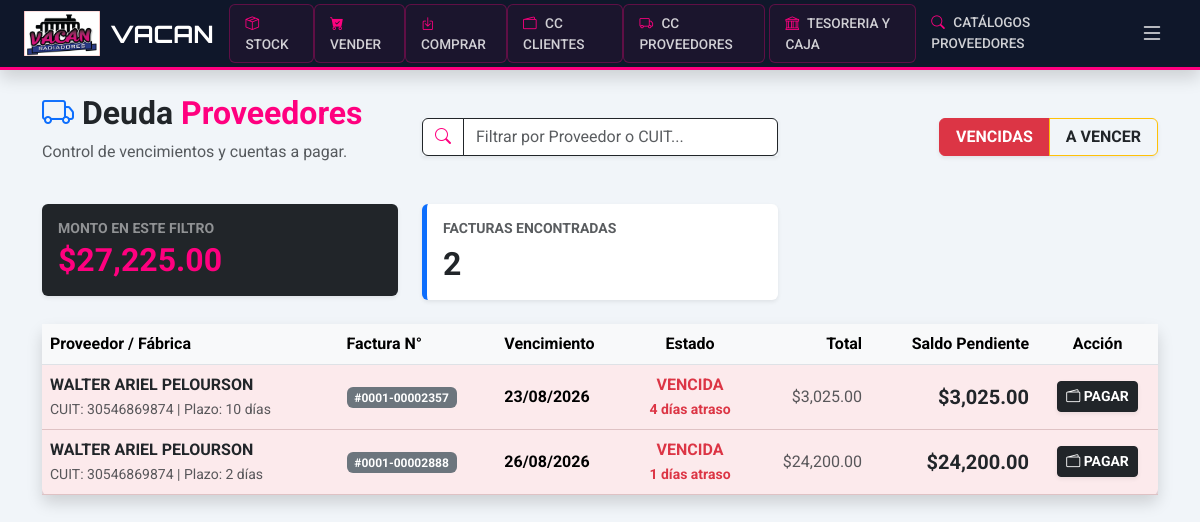
/admin/reportes/deudas-proveedores (signed in), run on the app's committed database.
### app/models.py (models this page shows)
class Proveedor(db.Model):
    id = db.Column(db.Integer, primary_key=True)
    razon_social = db.Column(db.String(150), nullable=False)
    cuit = db.Column(db.String(20), unique=True)
    condicion_iva = db.Column(db.String(50))
    direccion = db.Column(db.String(200))
    telefono = db.Column(db.String(50))
    iibb = db.Column(db.String(50))
    activo = db.Column(db.Boolean, default=True)
    compras = db.relationship('Compra', back_populates='proveedor')
    movimientos_p = db.relationship('MovimientoCtaCteProveedor', back_populates='proveedor')

class Compra(db.Model):
    id = db.Column(db.Integer, primary_key=True)
    fecha = db.Column(db.DateTime, default=get_argentina_time)
    tipo_comprobante = db.Column(db.String(20), default='FACTURA') # 'FACTURA', 'NC', 'ND'
    nro_factura = db.Column(db.String(50))
    subtotal = db.Column(db.Float, default=0.0)
    iva_porcentaje = db.Column(db.Float, default=21.0) # 21%, 10.5%, etc.
    impuestos_monto = db.Column(db.Float, default=0.0) # Percepciones IIBB, Gananc
    total = db.Column(db.Float, nullable=False)
    plazo_pago = db.Column(db.Integer, default=30)
    margen_sugerido = db.Column(db.Float, default=30.0) # Porcentaje (ej: 35.5)
    total_pagado = db.Column(db.Float, default=0.0)
    esta_pagada = db.Column(db.Boolean, default=False)
    proveedor_id = db.Column(db.Integer, db.ForeignKey('proveedor.id'), nullable=False)
    proveedor = db.relationship('Proveedor', back_populates='compras')
    detalles = db.relationship('DetalleCompra', back_populates='compra', cascade="all, delete-orphan")
    movimiento_cta = db.relationship('MovimientoCtaCteProveedor', back_populates='compra', uselist=False)
    @property
    def saldo_pendiente(self):
        return round(self.total - self.total_pagado, 2)
    @property
    def fecha_vencimiento(self):
        from datetime import timedelta
        return (self.fecha + timedelta(days=self.plazo_pago)).date()

### app/routes/admin.py (the view)
@admin_bp.route('/reportes/deudas-proveedores')
@login_required
@roles_required('admin', 'superadmin')
def reporte_deudas_prov():
    filtro = request.args.get('filtro', 'vencidas') # 'vencidas' o 'proximas'
    hoy = get_argentina_time().date()
    compras_pendientes = Compra.query.filter(Compra.total > Compra.total_pagado).all()
    reporte = []
    total_deuda_filtro = 0
    for c in compras_pendientes:
        vencimiento_real = c.fecha_vencimiento
        dias_diferencia = (vencimiento_real - hoy).days
        es_vencida = dias_diferencia < 0
        if (filtro == 'vencidas' and es_vencida) or (filtro == 'proximas' and not es_vencida):
            reporte.append({
                'compra': c,
                'proveedor': c.proveedor,
                'vencimiento': vencimiento_real,
                'dias_atraso': abs(dias_diferencia) if es_vencida else 0,
                'dias_restantes': dias_diferencia if not es_vencida else 0,
                'saldo': c.saldo_pendiente
            })
            total_deuda_filtro += c.saldo_pendiente
    reporte.sort(key=lambda x: x['vencimiento'])
    return render_template('admin/reporte_deudas_prov.html',
                           reporte=reporte,
                           filtro=filtro,
                           total=total_deuda_filtro,
                           hoy=hoy)

### app/__init__.py (called while the page is built)
def create_app():
    app = Flask(__name__)
    app.config.from_object(Config)
    db.init_app(app)
    migrate.init_app(app, db, render_as_batch=True)
    login_manager.init_app(app)
    login_manager.login_view = 'auth.login'
    login_manager.login_message = "Por favor, inicia sesión para acceder al sistema Vacan."
    login_manager.login_message_category = "info"
    from .models import Usuario
    @login_manager.user_loader
    def load_user(user_id):
        return Usuario.query.get(int(user_id))
    from .routes.main import main_bp
    from .routes.inventory import inventory_bp
    from .routes.auth import auth_bp
    from .routes.admin import admin_bp
    app.register_blueprint(main_bp)
    app.register_blueprint(inventory_bp)
    app.register_blueprint(auth_bp)
    app.register_blueprint(admin_bp)
    return app

### app/models.py (called while the page is built)
def get_argentina_time():
    argentina_tz = pytz.timezone('America/Argentina/Buenos_Aires')
    return datetime.now(argentina_tz)

### app/utils/security.py (called while the page is built)
def roles_required(*roles):
    def decorator(f):
        @wraps(f)
        def decorated_function(*args, **kwargs):
            if not current_user.is_authenticated or current_user.rol not in roles:
                flash("No tienes permiso para acceder a esta sección.", "danger")
                return redirect(url_for('inventory.index'))
            return f(*args, **kwargs)
        return decorated_function
    return decorator

### app/templates/admin/reporte_deudas_prov.html (shortened to what this page needs)
{% extends 'base.html' %}
{% block content %}
<div class="row mb-4 align-items-center">
    <div class="col-md-4">
        <h2 class="fw-bold"><i class="bi bi-truck text-primary"></i> Deuda <span class="text-pink">Proveedores</span></h2>
        <p class="text-muted">Control de vencimientos y cuentas a pagar.</p>
    </div>
    <div class="col-md-4">
        <div class="input-group shadow-sm">
            <span class="input-group-text bg-white border-dark"><i class="bi bi-search text-pink"></i></span>
            <input type="text" id="provMoraSearch" class="form-control border-dark" placeholder="Filtrar por Proveedor o CUIT...">
        </div>
    </div>
    <div class="col-md-4 text-md-end">
        <div class="btn-group shadow-sm">
            <a href="{{ url_for('admin.reporte_deudas_prov', filtro='vencidas') }}"
               class="btn {{ 'btn-danger' if filtro == 'vencidas' else 'btn-outline-danger' }} fw-bold px-3">
               VENCIDAS
            </a>
            <a href="{{ url_for('admin.reporte_deudas_prov', filtro='proximas') }}"
               class="btn {{ 'btn-warning' if filtro == 'proximas' else 'btn-outline-warning text-dark' }} fw-bold px-3">
               A VENCER
            </a>
        </div>
    </div>
</div>
<div class="row mb-4">
    <div class="col-md-4">
        <div class="card bg-dark text-white border-0 shadow-sm p-3">
            <h6 class="text-white-50 small text-uppercase fw-bold mb-1">Monto en este Filtro</h6>
            <h2 class="fw-bold mb-0 text-pink">${{ "{:,.2f}".format(total) }}</h2>
        </div>
    </div>
    <div class="col-md-4">
        <div class="card bg-white border-0 shadow-sm p-3 border-start border-primary border-5">
            <h6 class="text-muted small text-uppercase fw-bold">Facturas Encontradas</h6>
            <h2 class="fw-bold mb-0 text-dark" id="countProvMora">{{ reporte|length }}</h2>
        </div>
    </div>
</div>
<div class="card shadow border-0">
    <div class="card-body p-0">
        <div class="table-responsive">
            <table class="table table-hover align-middle mb-0">
                <thead class="table-light border-bottom">
                    <tr>
                        <th>Proveedor / Fábrica</th>
                        <th>Factura N°</th>
                        <th>Vencimiento</th>
                        <th class="text-center">Estado</th>
                        <th class="text-end">Total</th>
                        <th class="text-end">Saldo Pendiente</th>
                        <th class="text-center">Acción</th>
                    </tr>
                </thead>
                <tbody id="tableProvMora">
                    {% for item in reporte %}
                    <tr class="prov-mora-row {% if filtro == 'vencidas' %} table-danger {% else %} table-warning {% endif %}"
                        data-info="{{ item.proveedor.razon_social|lower }} {{ item.proveedor.cuit|replace('-', '') if item.proveedor.cuit else '' }}"
                        style="--bs-table-bg: transparent;">
                        <td>
                            <strong class="text-dark">{{ item.proveedor.razon_social }}</strong><br>
                            <small class="text-muted">CUIT: {{ item.proveedor.cuit }} | Plazo: {{ item.compra.plazo_pago }} días</small>
                        </td>
                        <td><span class="badge bg-secondary">#{{ item.compra.nro_factura }}</span></td>
                        <td><strong>{{ item.vencimiento.strftime('%d/%m/%Y') }}</strong></td>
                        <td class="text-center">
                            {% if filtro == 'vencidas' %}
                                <span class="text-danger fw-bold">
                                    VENCIDA<br><small>{{ item.dias_atraso }} días atraso</small>
                                </span>
                            {% else %}
                                <span class="text-dark fw-bold">
                                    A Vencer<br><small>Faltan {{ item.dias_restantes }} días</small>
                                </span>
                            {% endif %}
                        </td>
                        <td class="text-end text-muted">${{ "{:,.2f}".format(item.compra.total) }}</td>
                        <td class="text-end fw-bold text-dark fs-5">${{ "{:,.2f}".format(item.saldo) }}</td>
                        <td class="text-center">
                            <a href="{{ url_for('admin.detalle_cta_cte_proveedor', id=item.proveedor.id) }}" class="btn btn-sm btn-dark fw-bold shadow-sm">
                                <i class="bi bi-wallet2"></i> PAGAR
                            </a>
                        </td>
                    </tr>
                    {% endfor %}
                </tbody>
            </table>
        </div>
    </div>
</div>
{% endblock %}

### app/templates/base.html (style rules this page uses)
:root { --vacan-blue: #0f172a; --vacan-pink: #ff007f; --vacan-dark-hover: #1e293b; }
body { background-color: #f1f5f9; font-family: 'Roboto', sans-serif; padding-top: 70px; }

### app/templates/admin/reporte_deudas_prov.html (style rules this page uses)
.text-pink { color: var(--vacan-pink) !important; }
.table-danger { background-color: rgba(220, 53, 69, 0.1) !important; }

### data on the page
Proveedor: proveedor.razon_social "WALTER ARIEL PELOURSON" "WALTER ARIEL PELOURSON", proveedor.cuit "30546869874" "30546869874"
Compra: compra.plazo_pago "10", compra.nro_factura "0001-00002357", compra.total "3,025.00"
Compra: compra.plazo_pago "2", compra.nro_factura "0001-00002888", compra.total "24,200.00"

### other printed values
{{ "{:,.2f}".format(total) }} "27,225.00"
{{ reporte|length }} "2"
{{ item.vencimiento.strftime('%d/%m/%Y') }} "23/08/2026" "26/08/2026"
{{ item.dias_atraso }} "4" "1"
{{ "{:,.2f}".format(item.saldo) }} "3,025.00" "24,200.00"
